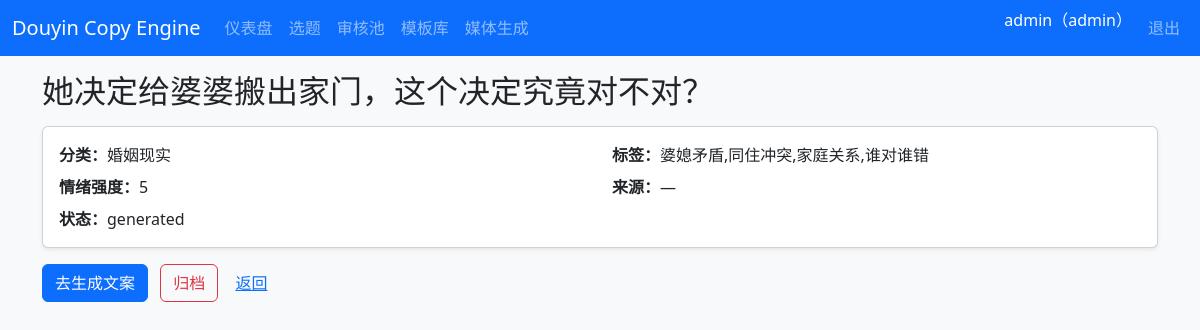
Page /topics/2 (signed in) on the committed database.
### app/models.py (models this page shows, shortened)
class User(UserMixin, db.Model):
    __tablename__ = "users"
    id = db.Column(db.Integer, primary_key=True, autoincrement=True)
    username = db.Column(db.String(50), unique=True, nullable=False, index=True)
    password_hash = db.Column(db.String(255), nullable=False)
    role = db.Column(db.String(20), nullable=False, default="creator")
    created_at = db.Column(db.DateTime, default=utcnow, nullable=False)

class Topic(db.Model):
    __tablename__ = "topics"
    id = db.Column(db.Integer, primary_key=True, autoincrement=True)
    title = db.Column(db.String(255), nullable=False)
    category = db.Column(db.String(50))
    tags = db.Column(db.String(255))
    emotion_level = db.Column(db.Integer, default=3)
    source = db.Column(db.String(100))
    status = db.Column(db.String(20), default="draft", nullable=False)
    created_at = db.Column(db.DateTime, default=utcnow, nullable=False)
    updated_at = db.Column(db.DateTime, default=utcnow, onupdate=utcnow, nullable=False)
    contents = db.relationship("Content", backref="topic", lazy="dynamic")

### app/routes/topics.py (the view)
@topics_bp.route("/<int:topic_id>")
@login_required
def detail(topic_id):
    topic = Topic.query.get_or_404(topic_id)
    return render_template("topics/detail.html", topic=topic, categories=CATEGORIES)

### app/templates/topics/detail.html (shortened to what this page needs)
{% extends "base.html" %}
{% block content %}
<h2 class="mb-3">{{ topic.title }}</h2>
<div class="card shadow-sm mb-3">
  <div class="card-body row">
    <div class="col-md-6"><strong>分类：</strong>{{ topic.category or '—' }}</div>
    <div class="col-md-6"><strong>标签：</strong>{{ topic.tags or '—' }}</div>
    <div class="col-md-6 mt-2"><strong>情绪强度：</strong>{{ topic.emotion_level }}</div>
    <div class="col-md-6 mt-2"><strong>来源：</strong>{{ topic.source or '—' }}</div>
    <div class="col-md-6 mt-2"><strong>状态：</strong>{{ topic.status }}</div>
  </div>
</div>
<a class="btn btn-primary me-2" href="{{ url_for('contents.generate', topic_id=topic.id) }}">去生成文案</a>
<form class="d-inline" method="post" action="{{ url_for('topics.archive', topic_id=topic.id) }}" onsubmit="return confirm('确认归档？');">
  <button type="submit" class="btn btn-outline-danger">归档</button>
</form>
<a class="btn btn-link" href="{{ url_for('topics.list_topics') }}">返回</a>
{% endblock %}

### app/templates/base.html (shortened to what this page needs)
<!DOCTYPE html>
<html lang="zh-CN">
<head>
  <link href="https://cdn.jsdelivr.net/npm/bootstrap@5.3.3/dist/css/bootstrap.min.css" rel="stylesheet">
</head>
<body class="bg-light">
<nav class="navbar navbar-expand-lg navbar-dark bg-primary mb-3">
  <div class="container-fluid">
    <a class="navbar-brand" href="{{ url_for('dashboard.index') }}">Douyin Copy Engine</a>
    <div class="collapse navbar-collapse" id="navMain">
      <ul class="navbar-nav me-auto">
        {% if current_user.is_authenticated %}
        <li class="nav-item"><a class="nav-link" href="{{ url_for('dashboard.index') }}">仪表盘</a></li>
        <li class="nav-item"><a class="nav-link" href="{{ url_for('topics.list_topics') }}">选题</a></li>
        <li class="nav-item"><a class="nav-link" href="{{ url_for('reviews.list_reviews') }}">审核池</a></li>
        <li class="nav-item"><a class="nav-link" href="{{ url_for('prompt_templates.list_templates') }}">模板库</a></li>
        <li class="nav-item"><a class="nav-link" href="{{ url_for('media.generate_media') }}">媒体生成</a></li>
        {% endif %}
      </ul>
      <ul class="navbar-nav">
        {% if current_user.is_authenticated %}
        <li class="nav-item"><span class="navbar-text text-white me-2">{{ current_user.username }}（{{ current_user.role }}）</span></li>
        <li class="nav-item"><a class="nav-link" href="{{ url_for('auth.logout') }}">退出</a></li>
        {% else %}
        <li class="nav-item"><a class="nav-link" href="{{ url_for('auth.login') }}">登录</a></li>
        {% endif %}
      </ul>
    </div>
  </div>
</nav>
<div class="container pb-5">
  {% block content %}{% endblock %}
</div>
</body>
</html>

### rows in the picture
User: username "admin", role "admin"
Topic: title "她决定给婆婆搬出家门，这个决定究竟对不对？", category "婚姻现实", tags "婆媳矛盾,同住冲突,家庭关系,谁对谁错", emotion_level "5", source "—", status "generated"
